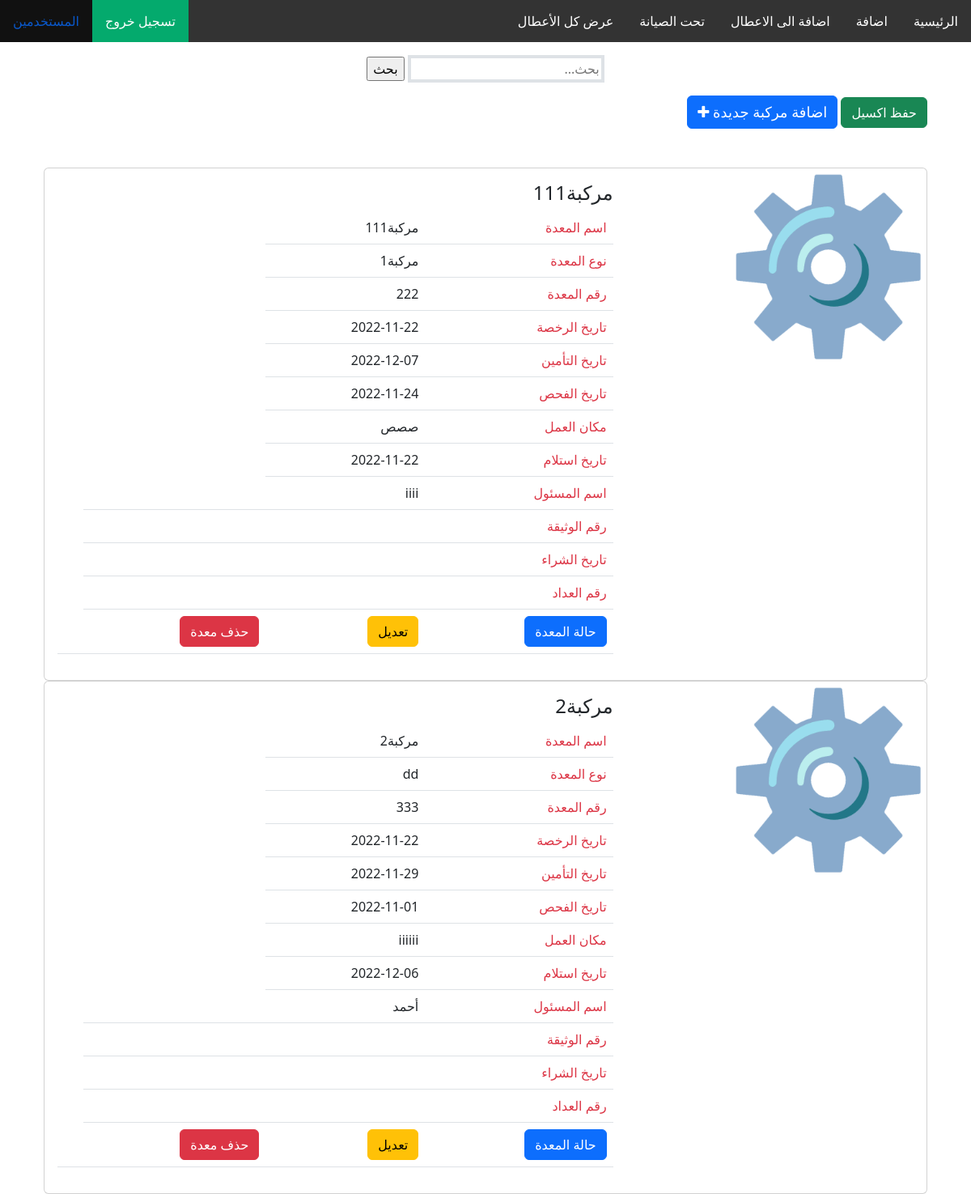
Page /select_card_markbat.php on the committed database.
### tables this page shows
CREATE TABLE IF NOT EXISTS `add_new_machine_mrkabat` (
  `m_img` longblob,
  `m_name` varchar(100) DEFAULT NULL,
  `m_number` int(100) DEFAULT NULL,
  `rokhsa_date` date DEFAULT NULL,
  `tameen_date` date DEFAULT NULL,
  `fahs_date` date DEFAULT NULL,
  `m_work_loc` varchar(100) DEFAULT NULL,
  `rec_date` date DEFAULT NULL,
  `masol_name` varchar(100) DEFAULT NULL,
  `hours` int(100) DEFAULT NULL,
  `m_status` varchar(100) DEFAULT NULL,
  `m_type` varchar(100) DEFAULT NULL,
  `id` int(11) NOT NULL AUTO_INCREMENT,
  `main_date` date DEFAULT NULL,
  `main_pay` float DEFAULT NULL,
  `waseqa` varchar(100) DEFAULT NULL,
  `shraa` date DEFAULT NULL,
  `addad` varchar(100) DEFAULT NULL,
  PRIMARY KEY (`id`)
);

### select_card_markbat.php (the view, shortened to what this page needs)
<!DOCTYPE html>
<html lang="en" dir="rtl">
<head>
    <link href="https://cdn.jsdelivr.net/npm/bootstrap@5.2.2/dist/css/bootstrap.min.css" rel="stylesheet">
  <link rel="stylesheet" href="https://cdnjs.cloudflare.com/ajax/libs/font-awesome/4.7.0/css/font-awesome.min.css">
</head>
<body>
<ul>
  <li><a href="home_view.php">الرئيسية</a></li>
  <li><a href="add_frame_markabat_from_select.php">اضافة </a></li>
  <li><a href="maint_new.php">اضافة الى الاعطال</a></li>
  <li><a href="syana.php">  تحت الصيانة</a></li>
  <li><a href="maint_only_table.php">  عرض كل الأعطال</a></li>
  <li style="float:left;"><a href="user_emp_history.php" > المستخدمين</a></li>
  <li style="float:left"><a class="active" href="index.html">تسجيل خروج</a></li>
</ul>
    <div class="container">
    <div align="center" class="mt-3">
      <form action="" method="post">
        <input type="text" placeholder="بحث..." name="search" class="border border-4">
        <input type="submit" value="بحث" name="sr_btn">
        </form>
      </div>
    <div class="container">
      <div>
    <button class="btn btn-success mb-5 mt-3" style="" id="downloadExcel">حفظ اكسيل</button>
    <a href="add_frame_markabat_from_select.php"><button style="font-size:18px" class="btn btn-primary mb-5 mt-3">اضافة مركبة جديدة <i class="fa fa-plus"></i></button></a>
    </div>
    <?php
include('connect.php');
mysqli_set_charset($con,"utf8");
if(isset($_POST['sr_btn']))
{
$sel=mysqli_query($con,"select * from add_new_machine_mrkabat where m_name like '%$_POST[search]%'");
?>
        <div class="row" >
             <?php
                while($res=mysqli_fetch_array($sel))
              {
            ?>
            <div class="col">
            <div class="card" style="width:100%">
     <div class="row" >
       <div class="col-sm-4">
    <?php
    echo "<img src='images/".$res['m_img']."' style='width:70%' >";
    ?>
    </div>
<div class="col">
    <div class="card-body">
      <form action="#" method="post"></form>
      <h4 class="card-title"><?php echo $res['m_name']?></h4>
              </form>
      <table class="table table-responsive" id="example-table">
          <tr>
              <td class="text-danger">اسم </td>
              <td><?php echo $res['m_name']?></td>
          </tr>
          <tr>
              <td class="text-danger"> نوع   </td>
              <td><?php echo $res['m_type']?></td>
          </tr>
          <tr>
              <td class="text-danger">رقم </td>
              <td><?php echo $res['m_number']?></td>
          </tr>
          <tr>
              <td class="text-danger">تاريخ الرخصة </td>
              <td><?php echo $res['rokhsa_date']?></td>
          </tr>
          <tr>
              <td class="text-danger">تاريخ التأمين </td>
              <td><?php echo $res['tameen_date']?></td>
          </tr>
          <tr>
              <td class="text-danger">تاريخ الفحص </td>
              <td><?php echo $res['fahs_date']?></td>
          </tr>
          <tr>
              <td class="text-danger">مكان العمل </td>
              <td><?php echo $res['m_work_loc']?></td>
          </tr>
          <tr>
              <td class="text-danger">تاريخ استلام </td>
              <td><?php echo $res['rec_date']?></td>
          </tr>
          <tr>
              <td class="text-danger"> اسم المسئول </td>
              <td><?php echo $res['masol_name']?></td>
              <td></td>
          </tr>
          <tr>
              <td class="text-danger">  رقم الوثيقة </td>
              <td><?php echo $res['waseqa']?></td>
              <td></td>
          </tr>
          <tr>
              <td class="text-danger"> تاريخ الشراء </td>
              <td><?php echo $res['shraa']?></td>
              <td></td>
          </tr>
          <tr>
              <td class="text-danger"> رقم العداد </td>
              <td><?php echo $res['addad']?></td>
              <td></td>
          </tr>
          <tr style="display:none">
              <td class="text-danger"> موعد الصيانة</td>
              <td><?php echo $res['main_date']?></td>
          </tr>
          <tr style="display:none">
              <td class="text-danger"> مبلغ الصيانة</td>
              <td><?php echo $res['main_pay']?></td>
          </tr>
          <tr style="display:none">
              <td class="text-danger"> عدد ساعات العمل</td>
              <td><?php echo $res['hours']?></td>
              <td></td>
          </tr>
          <tr>
            <td>
 <button id="<?php echo $res['id']?>" type="button" class=" bbb btn btn-primary" data-bs-toggle="modal" data-bs-target="#myModal">
                  حالة
                </button>
              </td>
            <form action="update_moda_mrkbat.php" method="post">
              <td>
              <input type="hidden" name="id_up" value="<?php echo $res['id']?>" >
              <input type="submit" name="update" class=" ccc btn btn-warning" value="تعديل">
            </td>
              </form>
              <td>
                <form action="" method="post">
                <input type="hidden" name="id1" value="<?php echo $res['id']?>">
                <input type="hidden" name="nname" value="<?php echo $res['m_name']?>">
                  <input type="submit" name="delete" class="btn btn-danger" value="حذف معدة">
                </form>
                <?php
           if(isset($_POST['delete']))
           {
            $del=mysqli_query($con,"delete from add_new_machine_mrkabat where id='$_POST[id1]'");
           $nam=$_POST['nname'];
            $del1=mysqli_query($con,"delete from a3tal where name='$nam'");
            $del2=mysqli_query($con,"delete from esla7 where name='$nam'");
            $del3=mysqli_query($con,"delete from add_new_machine where name='$nam'");
            if($del)
            {
              ?>
              <script>
                var x=confirm("متأكد من حذف العنصر؟");
                if(x==0)
                {
                  window.location.replace('select_card_markbat.php');
                }
                else{
                alert("تم حذف ");
                window.location.replace('select_card_markbat.php');
              }
              </script>
              <?php
            }
           }
           ?>
            <form action="maint_new_markbat.php" method="post">
             <td>
             <input type="hidden" name="id_to_maint" value="<?php echo $res['id']?>" >
             <input type="hidden" name="name_to_maint" value="<?php echo $res['m_name']?>">
             <input type="submit" name="send_otl" class=" ccc btn btn-secondary text-warning" value="إرسال للأعطال">
           </td>
             </form>
              </td>
              <td>
      </table>
</div>
</div>
<div class="modal fade" id="myModal">
  <div class="modal-dialog">
    <div class="modal-content">
      <div class="modal-header">
        <h4 class="modal-title">حالة </h4>
      </div>
      <div class="modal-body" >
      </div>
      <div class="modal-footer">
        <button type="button" class="btn btn-danger" data-bs-dismiss="modal">Close</button>
        <a href="maint_only_table.php"><button type="button" class="btn btn-info" >الذهاب لجدول الأعطال</button></a>
      </div>
    </div>
  </div>
    </div>
  </div>
            </div>
            <?php
            }
          }
           else
           {
            $sel=mysqli_query($con,"select * from add_new_machine_mrkabat");
            ?>
        <div class="row" >
             <?php
                while($res=mysqli_fetch_array($sel))
              {
            ?>
            <div class="col">
            <div class="card" style="width:100%">
     <div class="row" >
       <div class="col-sm-4">
    <?php
    echo "<img src='images/".$res['m_img']."' style='width:70%' >";
    ?>
    </div>
<div class="col">
    <div class="card-body">
      <h4 class="card-title"><?php echo $res['m_name']?></h4>
      <table class="table table-responsive" id="example-table">
          <tr>
              <td class="text-danger">اسم المعدة</td>
              <td><?php echo $res['m_name']?></td>
          </tr>
          <tr>
              <td class="text-danger"> نوع المعدة  </td>
              <td><?php echo $res['m_type']?></td>
          </tr>
          <tr>
              <td class="text-danger">رقم المعدة</td>
              <td><?php echo $res['m_number']?></td>
          </tr>
          <tr>
              <td class="text-danger">تاريخ الرخصة </td>
              <td><?php echo $res['rokhsa_date']?></td>
          </tr>
          <tr>
              <td class="text-danger">تاريخ التأمين </td>
              <td><?php echo $res['tameen_date']?></td>
          </tr>
          <tr>
              <td class="text-danger">تاريخ الفحص </td>
              <td><?php echo $res['fahs_date']?></td>
          </tr>
          <tr>
              <td class="text-danger">مكان العمل </td>
              <td><?php echo $res['m_work_loc']?></td>
          </tr>
          <tr>
              <td class="text-danger">تاريخ استلام </td>
              <td><?php echo $res['rec_date']?></td>
          </tr>
          <tr>
              <td class="text-danger"> اسم المسئول </td>
              <td><?php echo $res['masol_name']?></td>
              <td></td>
          </tr>
          <tr>
              <td class="text-danger">  رقم الوثيقة </td>
              <td><?php echo $res['waseqa']?></td>
              <td></td>
          </tr>
          <tr>
              <td class="text-danger"> تاريخ الشراء </td>
              <td><?php echo $res['shraa']?></td>
              <td></td>
          </tr>
          <tr>
              <td class="text-danger"> رقم العداد </td>
              <td><?php echo $res['addad']?></td>
              <td></td>
          </tr>
          <tr>
            <td>
 <button id="<?php echo $res['id']?>" type="button" class=" bbb btn btn-primary" data-bs-toggle="modal" data-bs-target="#myModal">
                  حالة المعدة
                </button>
              </td>
            <form action="update_moda.php" method="post">
              <td>
              <input type="submit" name="update" class=" ccc btn btn-warning" value="تعديل">
            </td>
              </form>
              <td>
                <form action="" method="post">
                  <input type="submit" name="delete" class="btn btn-danger" value="حذف معدة">
                </form>
              </td>
              <td>
      </table>
</div>
</div>
  </div>
            </div>
            <?php
            }
           }
            ?>
        </div>
    </div>
</body>
</html>

### select_card_markbat.php (style rules this page uses)
ul { list-style-type: none; margin: 0; padding: 0; overflow: hidden; background-color: #333; }
li { float: right; }
li a { display: block; color: white; text-align: center; padding: 14px 16px; text-decoration: none; }
.active { background-color: #04AA6D; }

### rows in the picture
add_new_machine_mrkabat: m_img (picture), m_name "مركبة111", m_type "مركبة1", m_number "222", rokhsa_date "2022-11-22", tameen_date "2022-12-07", fahs_date "2022-11-24", m_work_loc "صصص", rec_date "2022-11-22", masol_name "iiii"
add_new_machine_mrkabat: m_img (picture), m_name "مركبة2", m_type "dd", m_number "333", rokhsa_date "2022-11-22", tameen_date "2022-11-29", fahs_date "2022-11-01", m_work_loc "iiiiii", rec_date "2022-12-06", masol_name "أحمد"
